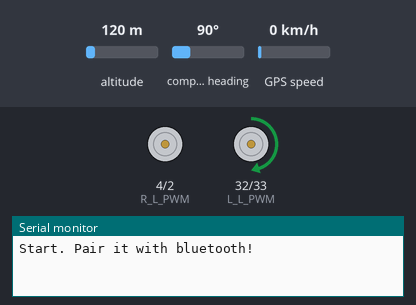
A sketch run on a simulated ESP32. Shown: motor-driver pin pairs drawn as motors (green arrow = first pin HIGH = forward, orange = second pin HIGH = backward, longer = more drive), the last lines printed to the serial monitor. Inputs (shaded band) come from the test bench; at power-on: compass heading 90°, altitude 120 m, GPS speed 0 km/h. The GPS gets a fix after 3 s at 37.7749, -122.4194 with 8 satellites; nothing arrives over Bluetooth unless stated.

Above: at 1.2 s.
1.3 s: compass heading set to 70°
2.8 s: compass heading set to 62°
At 3.02 s:
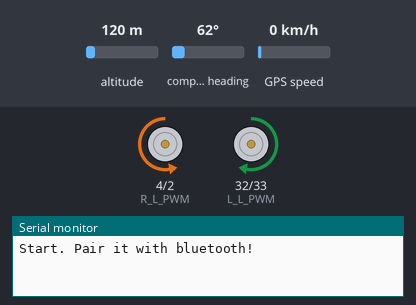
4.7 s: compass heading set to 143°
6.2 s: compass heading set to 152°
At 6.8 s:
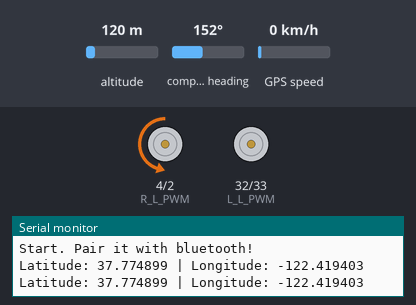
7.7 s: compass heading set to 7°
At 8.9 s:
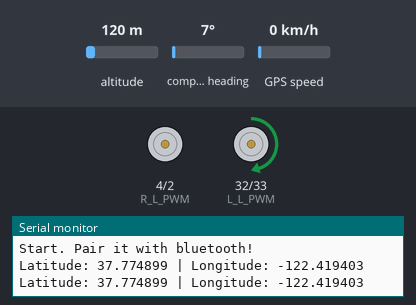
9.2 s: compass heading set to 180°
At 10.3 s:
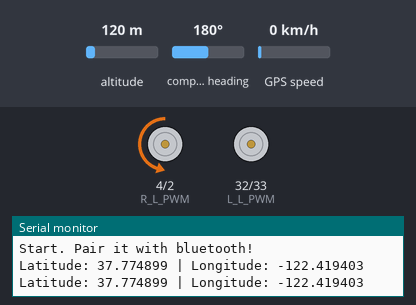
Timing chart, 0 to 11.7 s (numbered marks = the images above; inputs shaded):
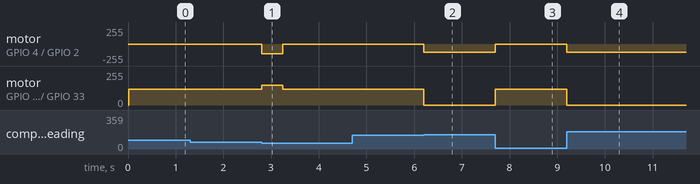

Measured:
- the behaviour switches between 67 and 66° on compass heading (found by bisection; images 0 and 1)
- the behaviour switches between 146 and 147° on compass heading (found by bisection; images 1 and 2)
- after the input at 1.3 s, every drawn part: stays the same
- after the input at 2.8 s, motor on GPIO 4 (R_L_PWM) / GPIO 2 (R_R_PWM): stopped → backward 149/255 at once, → stopped 0.44 s later; motor on GPIO 32 (L_L_PWM) / GPIO 33 (L_R_PWM): forward 120/255 → forward 149/255 at once, → forward 120/255 0.44 s later
- after the input at 4.7 s, every drawn part: stays the same
- after the input at 6.2 s, motor on GPIO 4 (R_L_PWM) / GPIO 2 (R_R_PWM): stopped → backward 120/255 at once; motor on GPIO 32 (L_L_PWM) / GPIO 33 (L_R_PWM): forward 120/255 → stopped at once
- after the input at 7.7 s, motor on GPIO 4 (R_L_PWM) / GPIO 2 (R_R_PWM): backward 120/255 → stopped at once; motor on GPIO 32 (L_L_PWM) / GPIO 33 (L_R_PWM): stopped → forward 120/255 at once
- after the input at 9.2 s, motor on GPIO 4 (R_L_PWM) / GPIO 2 (R_R_PWM): stopped → backward 120/255 at once; motor on GPIO 32 (L_L_PWM) / GPIO 33 (L_R_PWM): forward 120/255 → stopped at once

The sketch:

main.ino
```cpp
#include "BluetoothSerial.h"
#include "math.h"
#include <HardwareSerial.h>
#include <TinyGPSPlus.h>
#include <Wire.h>
#include <Adafruit_Sensor.h>
#include <Adafruit_HMC5883_U.h>


Adafruit_HMC5883_Unified mag = Adafruit_HMC5883_Unified(12345);

#if !defined(CONFIG_BT_ENABLED) || !defined(CONFIG_BLUEDROID_ENABLED)
#error Bluetooth is not enabled! Please run `make menuconfig` to and enable it
#endif

BluetoothSerial SerialBT;

HardwareSerial gpsSerial(2); // Use UART2 (TX2: GPIO17, RX2: GPIO16)
TinyGPSPlus gps;  // Create TinyGPS++ object


#define RXD2 16
#define TXD2 17

#define R 6371000.0
float pi = PI;

float currLat = 0.0000000;
float currLong = 0.0000000;

float distanceToTarget = 0.0;
float targetHeading = 0.0;
float currentHeading = 0.0;
int current_target = 0;


int L_L_PWM = 32;
int L_R_PWM = 33;

int R_L_PWM = 4;
int R_R_PWM = 2;


float targetList[5][2] = {
  { 23.7993059, 90.4493381 },
  { 23.7995985, 90.4491094 },
  { 23.7991519, 90.4491165 },
  { 23.7993059, 90.4493381 },
  { 23.7991519, 90.4491165 },
};

int size = sizeof(targetList) / sizeof(targetList[0]);
int i = 0;

float targetLat = targetList[current_target][0];
float targetLong = targetList[current_target][1];

void setup() {
  Serial.begin(9600);
  gpsSerial.begin(9600, SERIAL_8N1, 16, 17); // GPS baud rate, RX, TX

  pinMode(L_L_PWM, OUTPUT);
  pinMode(L_R_PWM, OUTPUT);
  pinMode(R_L_PWM, OUTPUT);
  pinMode(R_R_PWM, OUTPUT);


  ledcSetup(0, 5000, 8);
  ledcSetup(1, 5000, 8);
  ledcSetup(2, 5000, 8);
  ledcSetup(3, 5000, 8);

  // attach the channel to the GPIO to be controlled
  ledcAttachPin(L_L_PWM, 0);
  ledcAttachPin(L_R_PWM, 1);
  ledcAttachPin(R_L_PWM, 2);
  ledcAttachPin(R_R_PWM, 3);


  SerialBT.begin("Autonomus System"); //Bluetooth device name
  Serial.println("Start. Pair it with bluetooth!");

  if (!mag.begin())  {
    Serial.println("Ooops, no HMC5883 detected ... Check your wiring!");
    while (1);
  }
}
void loop() {
  while (i < size) {
    currentHeading = readCompass();
    readGPS();

    if (targetLat == 0 && targetLong == 0)
    {
      stopp();
      delay(2000);
    }
    else
    {
      targetHeading = getAnglee(currLat, currLong, targetLat, targetLong);
      LeftRight();

      distanceToTarget = getDistance(currLat, currLong, targetLat, targetLong);
      if (distanceToTarget >= 5)
      {
        goo();
      }
      else if (distanceToTarget < 5) {
        SerialBT.println("Completee!!  NEXT POINT");
        delay(2000);
        i = i + 1;

        if (i == size) {
          stopp();
          delay(100000);
        }
        nextTarget();
      }
    }
  }
}
float getAnglee( float lat1, float long1, float lat2, float long2 )
{
  float dlon = radians(long2 - long1);
  float cLat = radians(lat1);
  float tLat = radians(lat2);
  float a1 = sin(dlon) * cos(tLat);
  float a2 = sin(cLat) * cos(tLat) * cos(dlon);
  a2 = cos(cLat) * sin(tLat) - a2;
  a2 = atan2(a1, a2);
  if (a2 < 0.0)
  {
    a2 += TWO_PI;
  }
  int targetHeading = degrees(a2);

  return targetHeading;
}
float getDistance(float lat1, float long1, float lat2, float long2) {
  float latA = radians(lat1);
  float longA = radians(long1);
  float latB = radians(lat2);
  float longB = radians(long2);

  float dLat = latB - latA;
  float dLong = longB - longA;

  float a = pow(sin(dLat / 2), 2) + cos(latA) * cos(latB) * pow(sin(dLong / 2), 2);
  a = constrain(a, 0.0, 1.0);  // Ensure value is within valid range
  float c = 2 * atan2(sqrt(a), sqrt(1 - a));

  return R * c;  // Returns distance in meters
}
void readGPS()
{
  while (gpsSerial.available()) {
    char c = gpsSerial.read();
    gps.encode(c); // Feed data to TinyGPS++

    if (gps.location.isUpdated()) { // When new GPS data is available
      currLat = gps.location.lat();
      currLong = gps.location.lng();

      Serial.print("Latitude: ");
      Serial.print(currLat, 6);
      Serial.print(" | Longitude: ");
      Serial.println(currLong, 6);
    }
  }
}
int readCompass()
{
  sensors_event_t event;
  mag.getEvent(&event);
  float heading = atan2(event.magnetic.y, event.magnetic.x);
  float declinationAngle = 29 / 60.0;
  declinationAngle = radians(declinationAngle);
  heading += declinationAngle;

  // Correct for when signs are reversed.
  if (heading < 0)
    heading += 2 * PI;

  // Check for wrap due to addition of declination.
  if (heading > 2 * PI)
    heading -= 2 * PI;

  // Convert radians to degrees for readability.
  float headingDegrees = heading * 180 / M_PI;

  return ((int)headingDegrees);
}


void LeftRight() {
  while (true)  {
    currentHeading = readCompass();
    //    readGPS();

    targetHeading = getAnglee(currLat, currLong, targetLat, targetLong);
    // distanceToTarget = getDistance(currLat, currLong, targetLat, targetLong);


    float headingDiff = fmod(((targetHeading - currentHeading) + 360), 360);


    if (headingDiff <= 8) {
      break;
    }

    if (headingDiff > 180) {
      leftward();
      SerialBT.println("Turning Left...");
    } else {
      rightward();
      SerialBT.println("Turning Right...");
    }
  }
}
void goo()  {
  distanceToTarget = getDistance(currLat, currLong, targetLat, targetLong);

  if (distanceToTarget >= 5)  {
    forward();
    SerialBT.print(distanceToTarget);
    SerialBT.println("      Gooooooooooooo");
    delay(400);
  }
  else {
    stopp();  // Stop when close to target
    SerialBT.println("Target reached! Stopping...");
  }
}


void nextTarget() {
  current_target++;
  if (current_target >= size) {  // Prevent out-of-bounds access
    stopp();
    SerialBT.println("All points reached!");
    delay(100000);
    return;
  }
  targetLat = targetList[current_target][0];
  targetLong = targetList[current_target][1];
  delay(7000);
}


void forward()
{
  ledcWrite(0, 150);
  ledcWrite(1, 0);
  ledcWrite(2, 0);
  ledcWrite(3, 150);
}


//1250 r 1750 l 1700 f
void rightward()
{
  ledcWrite(0, 0);
  ledcWrite(1, 0);
  ledcWrite(2, 0);
  ledcWrite(3, 120);
}


void leftward()
{
  ledcWrite(0, 120);
  ledcWrite(1, 0);
  ledcWrite(2, 0);
  ledcWrite(3, 0);
}

void stopp()
{
  ledcWrite(0, 0);
  ledcWrite(1, 0);
  ledcWrite(2, 0);
  ledcWrite(3, 0);
}
```
